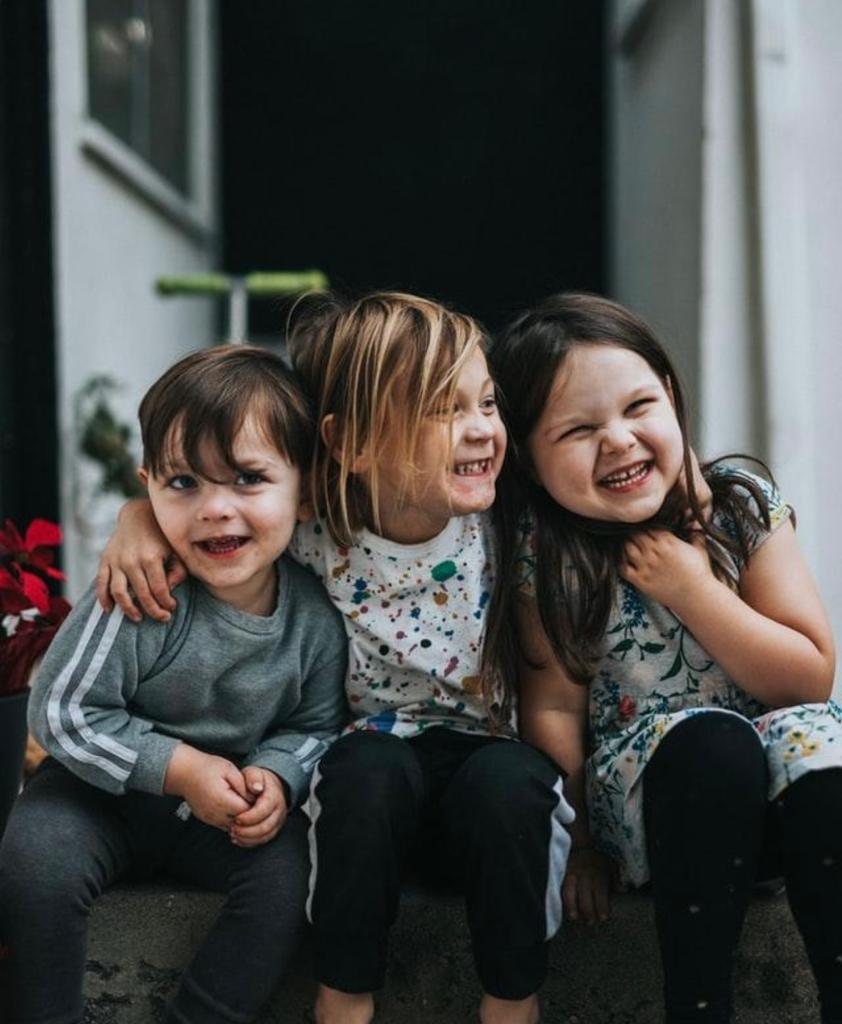
#> input picture Task3/faces/image3.jpg, 842 x 1024 px, found by its file name; its folder holds only this picture in this run
$ python detection1.py
#> lines starting #> are read from the running program, lines starting #| are printed output that depends on the picture; after the words box and inside, x2 and y2 are one past the last pixel; in counts of white or black regions, pixels touching at a corner belong together
# Face detection

# Importing modules
import os
import cv2

def detect(image_path, output_folder):
    """
    Detect faces in an image and save the output with rectangles around faces.

    :param image_path: Path to the input image file.
    :param output_folder: Folder to save the output image with detected faces.
    """
#> called with image_path = 'C:\\Users\\ASUS\\CODSoft\\faces/image3.jpg', output_folder = 'C:\\Users\\ASUS\\CODSoft\\output_faces'
    # Load the pre-trained Haar cascade classifier for face detection
    face_cascade = cv2.CascadeClassifier(cv2.data.haarcascades + 'haarcascade_frontalface_default.xml')

    # Read the image
    image = cv2.imread(image_path)
#> image is the input picture: shape (1024, 842, 3); mean B, G, R 68.1, 70.5, 70.5
    if image is None:
        print(f"Error: Unable to read image {image_path}")
        return

    # Convert the image to grayscale
    gray = cv2.cvtColor(image, cv2.COLOR_BGR2GRAY)
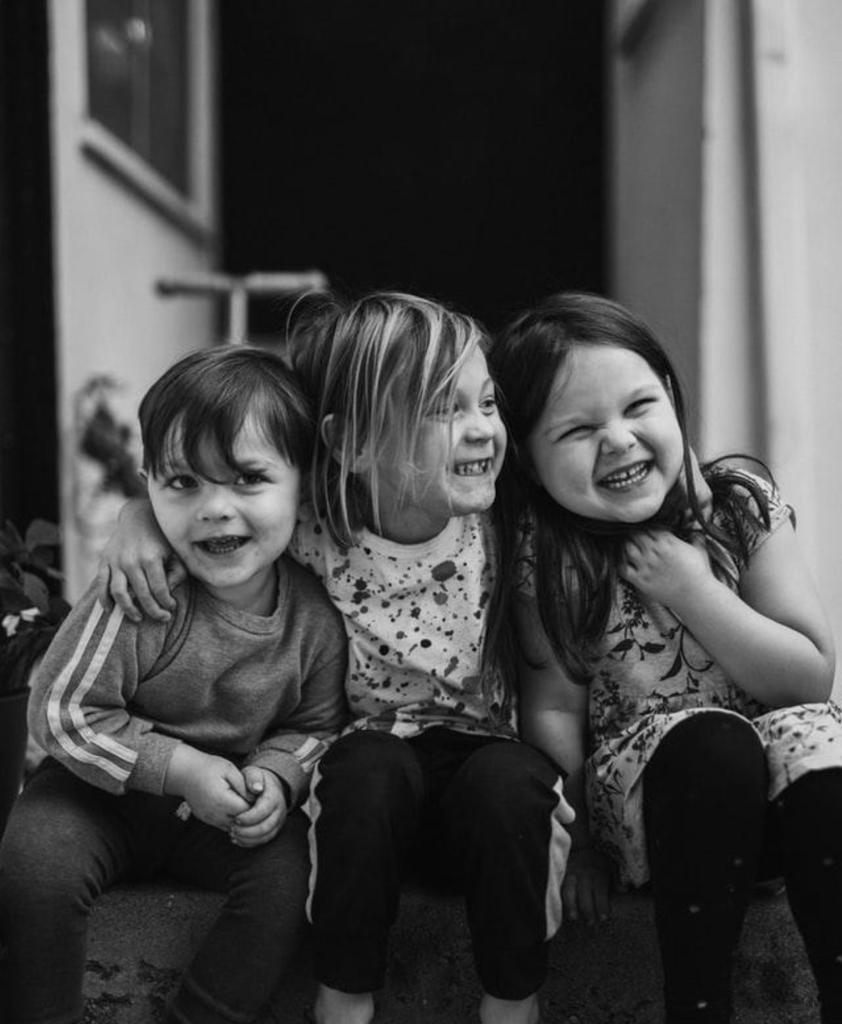
#> gray: shape (1024, 842); min 1, max 229, mean 70.2

    # Perform face detection
    faces = face_cascade.detectMultiScale(gray, scaleFactor=1.1, minNeighbors=5)
#> faces = [[447, 599, 45, 45], [420, 369, 107, 107], [536, 344, 170, 170], [130, 414, 174, 174]]

    # Create the output folder if it doesn't exist
    if not os.path.exists(output_folder):
        os.makedirs(output_folder)

    # Draw rectangles around the detected faces
    for (x, y, w, h) in faces:
        aspect_ratio = w / h
        if 0.5 < aspect_ratio < 1.5:  # Checking for approximately square faces
            cv2.rectangle(image, (x, y), (x + w, y + h), (255, 0, 0), 2)
#> this loop made 4 passes
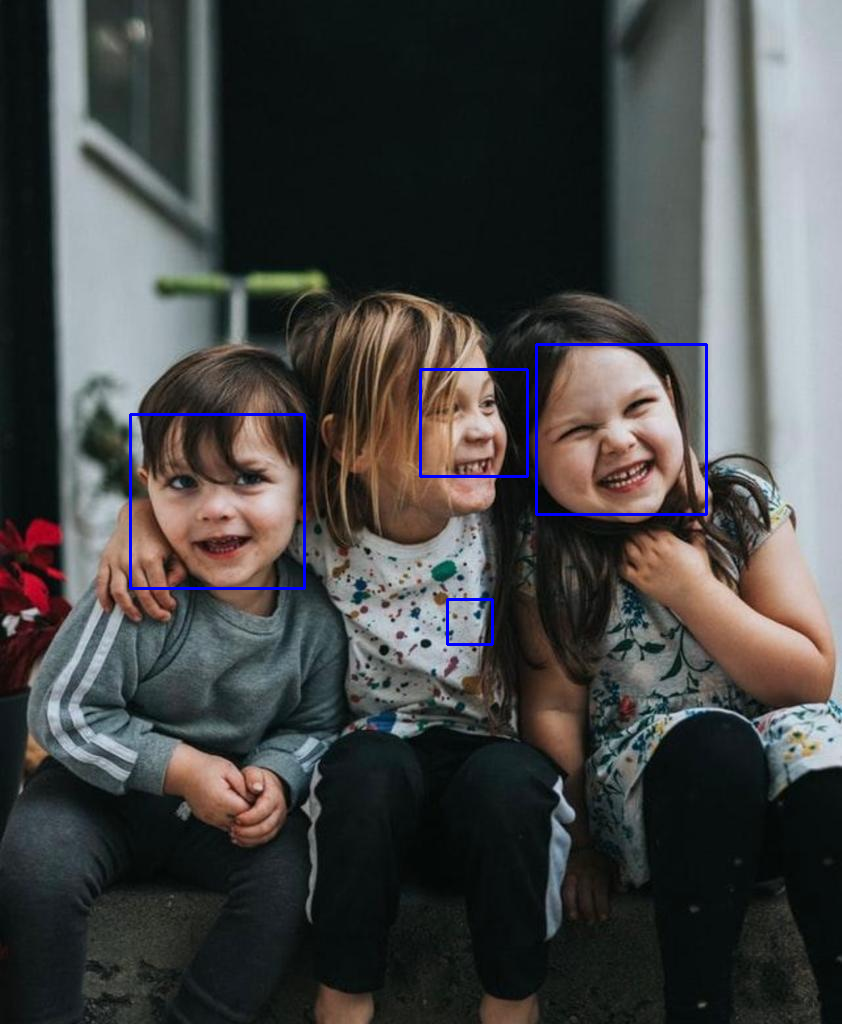
#> image: shape (1024, 842, 3); 0.69% of pixels changed, all inside (x1, y1, x2, y2) = (129, 343, 708, 646)

    # Save the result in the output folder
    result_path = os.path.join(output_folder, os.path.basename(image_path))
    cv2.imwrite(result_path, image)

    # Display the result
    cv2.imshow('Detected Faces', image)
    cv2.waitKey(0)
    cv2.destroyAllWindows()

if __name__ == "__main__":
    # Path to your testing images folder
    input_folder = r'C:\Users\ASUS\CODSoft\faces'
    # Output folder for saving the results
    output_folder = r'C:\Users\ASUS\CODSoft\output_faces'

    # Iterate through images in the input folder
    for image_file in os.listdir(input_folder):
        image_path = os.path.join(input_folder, image_file)

        # Perform face detection on each image and save the result
        detect(image_path, output_folder)

$ run again, on Task3/faces/image_2 (1).jpg
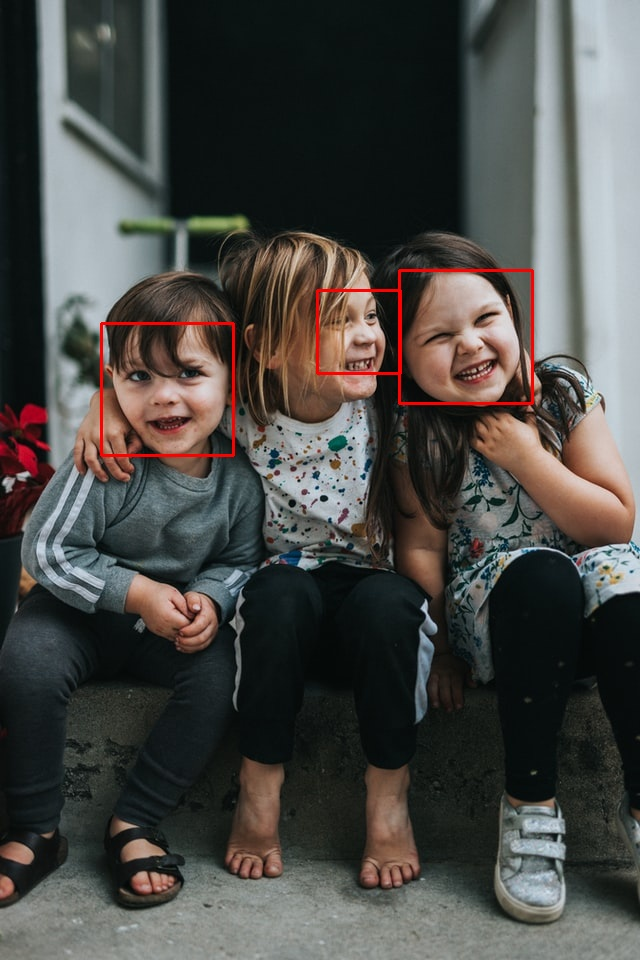
#> input picture Task3/faces/image_2 (1).jpg, 640 x 960 px, found by its file name
#> in detect, image is the input picture: shape (960, 640, 3); mean B, G, R 70, 73.3, 74.2
#> in detect, `gray = cv2.cvtColor(image, cv2.COLOR_BGR2GRAY)`:
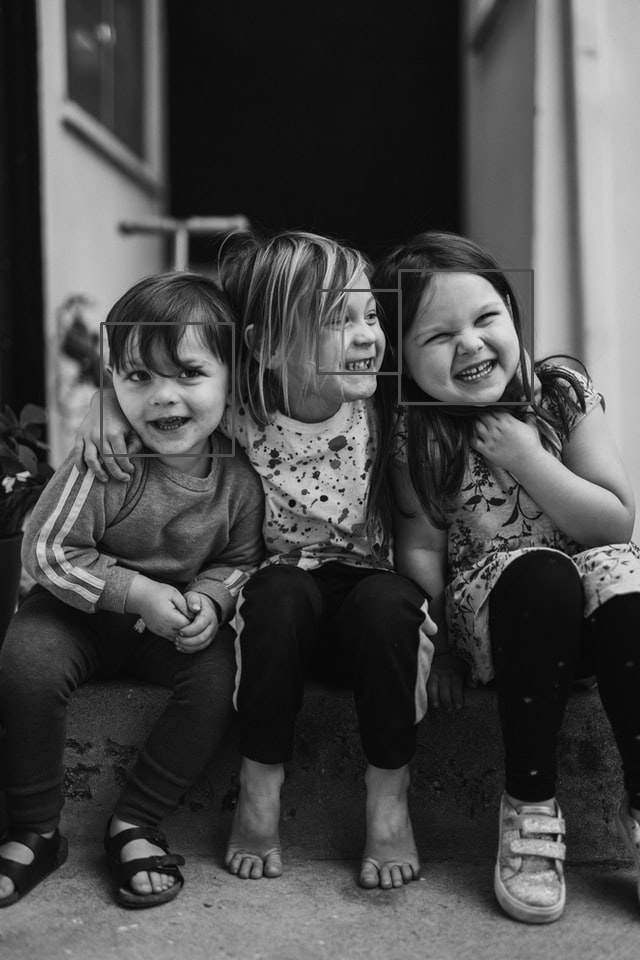
#> gray: shape (960, 640); min 1, max 242, mean 73.1
#> faces = [[331, 321, 64, 64], [325, 294, 71, 71], [351, 815, 71, 71], [407, 272, 129, 129], [106, 328, 126, 126]]
#> the loop in detect, `for (x, y, w, h) in faces:` made 5 passes
#> after the loop in detect, `for (x, y, w, h) in faces:`:
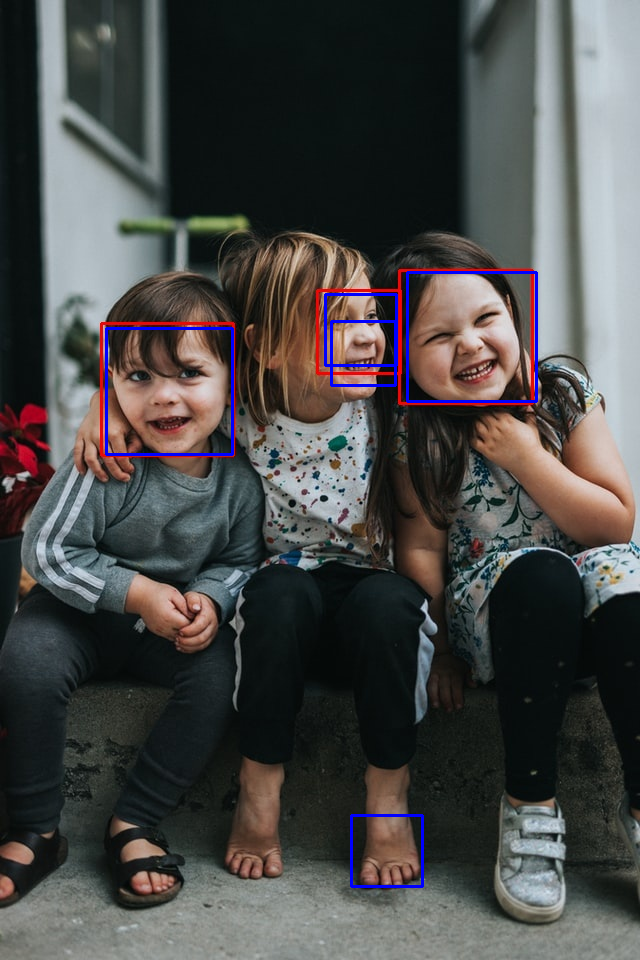
#> image: shape (960, 640, 3); 0.88% of pixels changed, all inside (x1, y1, x2, y2) = (105, 271, 538, 888)
